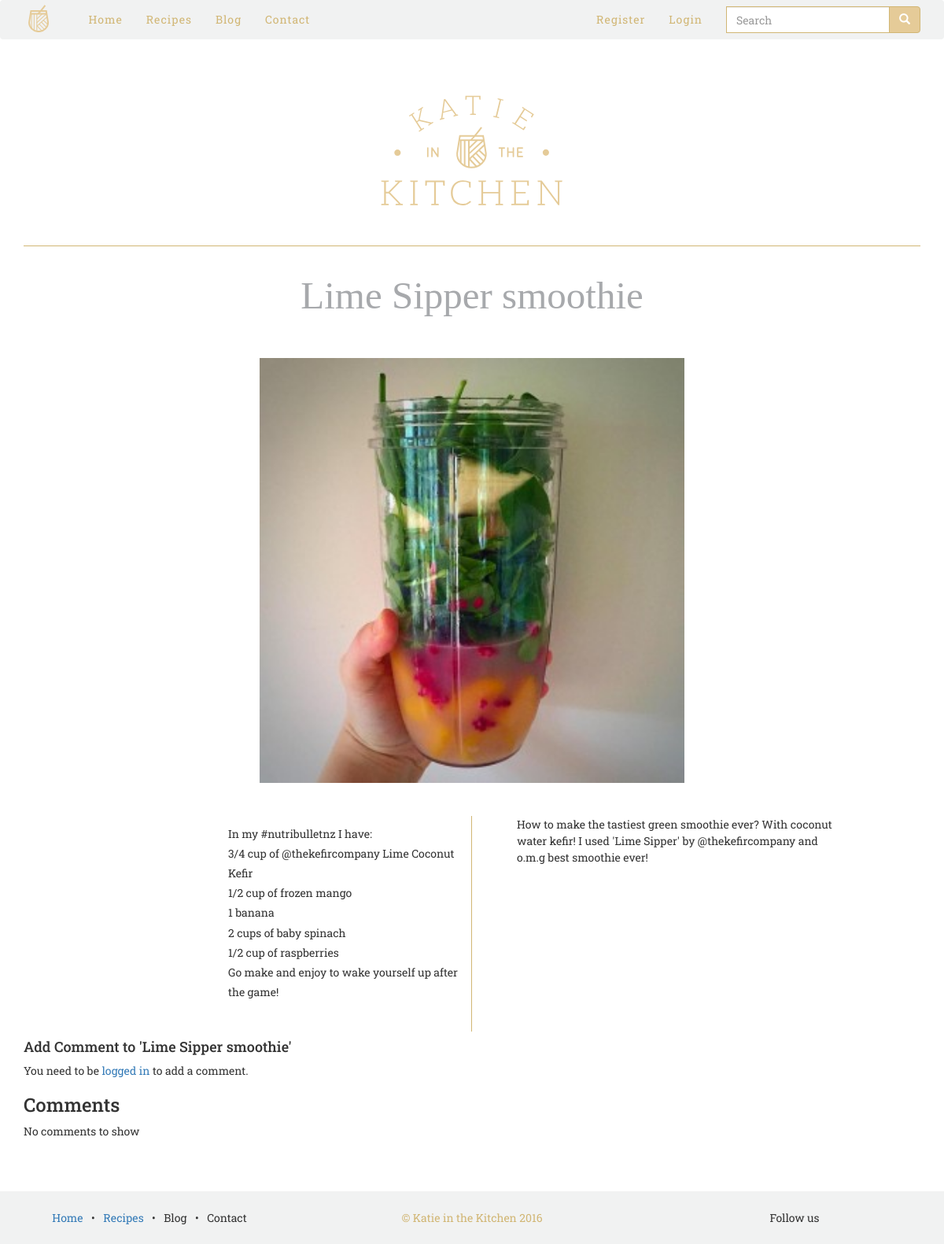
The page /?page=recipe&id=34 on the database its author committed.
### tables this page shows
CREATE TABLE `recipes` (
  `id` mediumint(8) UNSIGNED NOT NULL,
  `title` varchar(250) NOT NULL,
  `subtitle` varchar(250) DEFAULT NULL,
  `description` text NOT NULL,
  `ingredients` text NOT NULL,
  `poster` varchar(255) DEFAULT NULL,
  `date_created` timestamp NOT NULL DEFAULT CURRENT_TIMESTAMP ON UPDATE CURRENT_TIMESTAMP,
  `category` varchar(100) NOT NULL
);

### App/Views/SingleRecipeView.php (called while the page is built, shortened)
<?php
class SingleRecipeView extends TemplateView
{
	public function render()
	{
		include "templates/master.inc.php";
	}
	protected function content()
	{
		extract($this->data);
		include "templates/singlerecipe.inc.php";
	}
}

### App/Controllers/RecipesController.php (called while the page is built, shortened)
<?php
class RecipesController extends Controller
{
	public function singlepage()
	{
		$recipe = new Recipes((int)$_GET['id']);
		$comments = $recipe->comments();
		$view = new SingleRecipeView(compact('recipe', 'newcomment', 'comments', 'tags'));
		$view->render();
	}
}

### index.php (called while the page is built, shortened)
<?php
require "routes.php";

### App/Models/DatabaseModel.php (called while the page is built, shortened)
<?php
abstract class DatabaseModel
{
	public $data = [];
	protected static $columns = [];
	protected static $fakeColumns = [];
	private static $db;
	public function __construct($input = null)
	{
		if(is_numeric($input) && $input > 0 ){
			$this->find($input);
		}
	}
	protected static function getDatabaseConnection()
	{
		if (! self::$db) {
			$dsn = 'mysql:host=localhost;dbname=kitk;charset=utf8';
			self::$db = new PDO($dsn, 'root', '');
		self::$db->setAttribute(PDO::ATTR_ERRMODE, PDO::ERRMODE_EXCEPTION);
		self::$db->setAttribute(PDO::ATTR_EMULATE_PREPARES, false);
		}
		return self::$db;
	}
	public static function allBy($column, $value, $sortcolumn = "", $asc = true, $pageNumber=null, $pageSize=null)
	{
		$models = [];
		$db = static::getDatabaseConnection();
		$query = "SELECT " .implode("," , static::$columns). " FROM " . static::$tableName;
		$query .= " WHERE $column =:value";
		$statement = $db->prepare($query);
		$statement->bindValue(":value", $value);
		$statement->execute();
		return $models;
	}
	public function find ($id)
	{
		$db = static::getDatabaseConnection();
		$query = "SELECT " .implode("," , static::$columns). " FROM " . static::$tableName .
			" WHERE id = :id ";
		$statement = $db->prepare($query);
		$statement->bindValue(":id", $id);
		$statement->execute();
		$record = $statement->fetch(PDO::FETCH_ASSOC);
			$this->data = $record;
	}
	public function __get($name)
	{
		if (in_array($name, static::$columns) || in_array($name, static::$fakeColumns)) {
           return $this->data[$name];
         }
        throw new UnexpectedValueException("Property '$name' not found in the data variable.");
    }
	public function __set($name, $value)
	{
        $this->data[$name] = $value;
 	}
}

### App/Service/AuthenticationService.php (called while the page is built, shortened)
<?php
class AuthenticationService
{
	private static $currentUser;
	public function check()
	{
		return(static::$currentUser ? true : false);
	}
}

### App/Models/Recipes.php (called while the page is built, shortened)
<?php
class Recipes extends DatabaseModel
{
	public function comments()
	{
		$result = Comment::allBy('recipe_id', $this->id);
		return $result;
	}
}

### templates/singlerecipe.inc.php (the view, shortened to what this page needs)
<?php
	$errors = $newcomment->errors;
?>
<div class="container spacer">
<img src="images/KITK-logo.svg" class="img-responsive center-block" alt="Katie in the Kitchen logo" onerror="this.src='images/KITK-logo-error.png'">
<hr>
	<div class="row single-recipe">
		<div class="col-md-12">
			<h1 class="heading-script"><?= $recipe->title; ?></h1>
		</div>
	</div>
<div class="row single-recipe">
	<div class="col-md-3">
	</div>
	<div class="col-md-6">
		<img src="./images/poster/300h/<?= $recipe->poster ?>" alt="<?= $recipe->title ?> Recipe" class="img-responsive center-block">
	</div>
	<div class="col-md-3">
	</div>
</div>
<div class="row single-recipe">
	<div class="col-md-2">
	</div>
	<div class="col-md-4 vertical-line">
			<p><?= $recipe->ingredients; ?></p>
	</div>
	<div class="col-md-6 recipe-desc">
			<p><?= $recipe->description; ?></p>
	</div>
</div>
          <h4>Add Comment to '<?= $recipe->title ?>'</h4>
          <?php if (static::$auth->check()): ?>
            <form method="POST" action="./?page=comment.create" class="form-horizontal">
              <input type="hidden" name="recipe_id" value="<?= $recipe->id ?>">
              <div class="form-group <?php if ($errors['comment']): ?> has-error <?php endif; ?>">
                <label for="comment" class="col-sm-4 col-md-2 control-label">Comment</label>
                <div class="col-sm-8 col-md-10">
                  <textarea id="comment" class="form-control" name="comment" rows="5"><?php if(isset($_POST['comment'])) echo htmlspecialchars($_POST['comment']); ?></textarea>
                  <div class="help-block"><?= $errors['comment']; ?></div>
                </div>
              </div>
              <div class="form-group">
                <div class="col-sm-offset-4 col-sm-10 col-md-offset-2 col-md-10">
                  <button class="btn btn-success">
                    <span class="glyphicon glyphicon-ok"></span> Add Comment
                  </button>
                </div>
              </div>
            </form>
          <?php else: ?>
            <p>You need to be <a href="./?page=login">logged in</a> to add a comment.</p>
          <?php endif; ?>
          <h3>Comments</h3>
	  <?php if(count($comments) > 0) : ?>
  	  <?php foreach ($comments as $comment) : ?>
		  <div class="media">
		  	<div class="media-left">
			  		<img class="media-object" src="<?= $comment->user()->gravatar(48, 'retro') ; ?>" alt="avatar">
	  	    </div>
	  	  	<div class="media-body">
				  		<h4 class="media-heading"><?= $comment->user()->username; ?></h4>
				  		<p><?= $comment->comment; ?></p>
	  	  	</div>
	  	  </div>
				  <?php endforeach; ?>
			  	  <?php else: ?>
			  	  	<p>No comments to show</p>
			  	  <?php endif; ?>
</div>

### css/main.css (style rules this page uses)
body { font-family: 'Roboto Slab', serif; }
hr { display: block; height: 1.5px; border-top: 1px solid #D1B674; }
.heading-script { font-family: 'palm-canyon-drive'; color: #E5CB98; font-size: 3.5em; margin: 0; padding-bottom: 1em; text-align: center; }
.spacer { margin-top: 5em; }
.spacer > img { padding-bottom: 2em; }
.single-recipe { background-color: white; margin: 0 auto; }
.single-recipe .heading-script { padding-bottom: .2em; padding-top: .3em; color: #A7A9AC; }
.single-recipe img { width: 80vw; padding: 3em 0; }
.single-recipe ul { list-style: none; padding-left: 0; line-height: 1.8em; }
.recipe-desc > p { padding-left: 3em; line-height: 1.5em; max-width: 450px; }
.single-recipe .vertical-line { padding-left: 5em; }
@media (min-width: 992px) { .vertical-line { border-right: solid 1.5px #D1B674; padding-bottom: 2em; } }

### rows shown on the page
recipes: title "Lime Sipper smoothie", poster (picture), ingredients "In my #nutribulletnz I have: 3/4 cup of @thekefircompany Lime Coconut Kefir 1/2 cup of frozen mango 1 banana 2 cups of baby spinach 1/2 cup of raspberries Go make and enjoy to wake yourself up after the game!", description "How to make the tastiest green smoothie ever? With coconut water kefir! I used 'Lime Sipper' by @thekefircompany and o.m.g best smoothie ever!"
